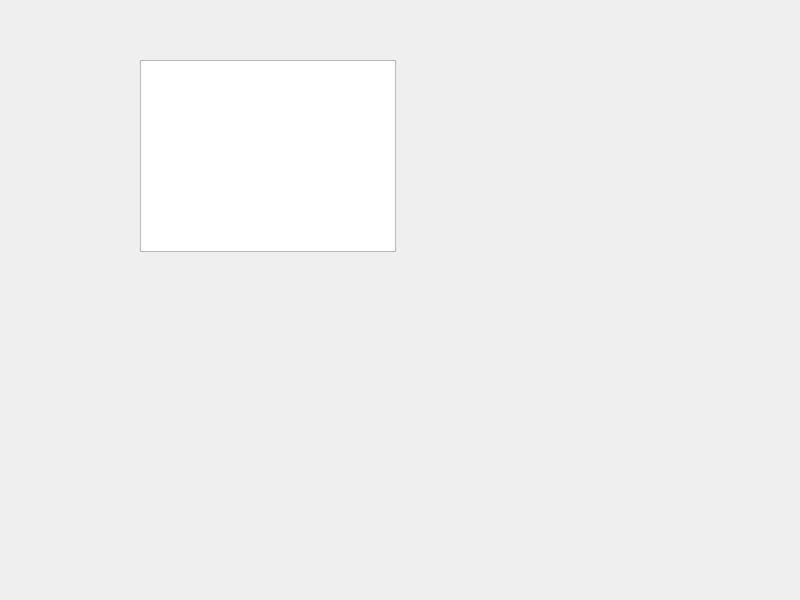
<?xml version="1.0" encoding="UTF-8"?>
<ui version="4.0">
 <class>Dialog</class>
 <widget class="QDialog" name="Dialog">
  <property name="geometry">
   <rect>
    <x>0</x>
    <y>0</y>
    <width>800</width>
    <height>600</height>
   </rect>
  </property>
  <property name="windowTitle">
   <string>Dialog</string>
  </property>
  <widget class="QTableView" name="tableView">
   <property name="geometry">
    <rect>
     <x>140</x>
     <y>60</y>
     <width>256</width>
     <height>192</height>
    </rect>
   </property>
  </widget>
 </widget>
 <resources/>
 <connections/>
</ui>
